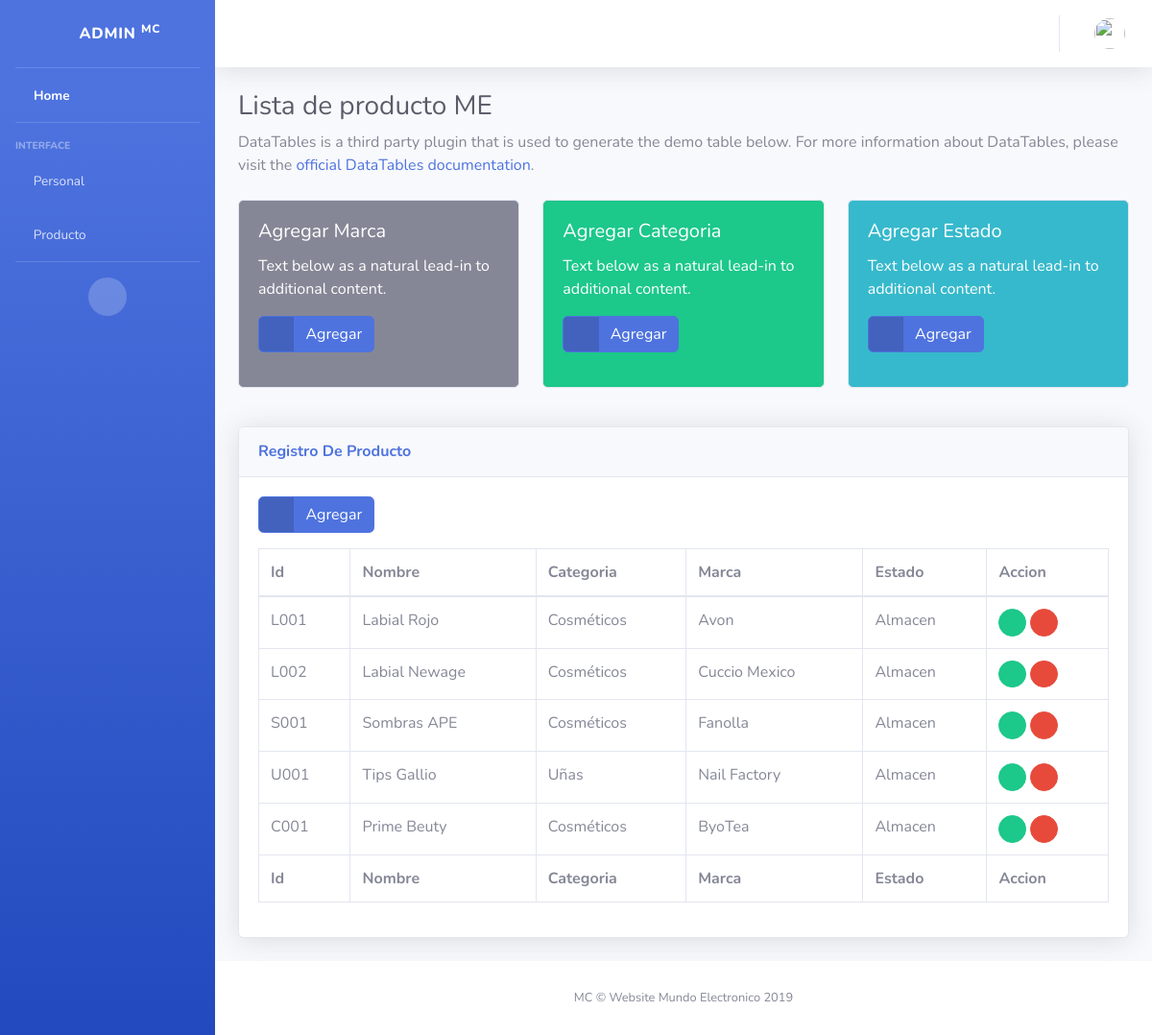
/product/productList, run on the app's committed database.
### apps/product/models.py (models this page shows, shortened)
class Product(models.Model):
    idProduct = models.CharField(max_length=100, primary_key=True, unique=True)
    name = models.CharField(max_length=100, null=True)
    category = models.ForeignKey(Category, on_delete=models.CASCADE, null=True)
    brand = models.ForeignKey(Brand, on_delete=models.CASCADE, null=True)
    state = models.ForeignKey(State, on_delete=models.CASCADE, null=True)
    status = models.BooleanField(default = True)
    picture = models.ImageField(upload_to=product_directory_path, null=True, blank=True)
    price = models.DecimalField(decimal_places=2, max_digits=10, default=0)
    description = models.TextField(blank=True, null=True)
    stock = models.IntegerField(default=1)
    class Meta:
        verbose_name = 'Product'
        verbose_name_plural = 'Product'

class Category(models.Model):
    name = models.CharField(max_length=100, null=True)
    description = models.CharField(max_length=100, null=True)
    class Meta:
        verbose_name = 'Category'
        verbose_name_plural = 'Category'
    def __str__(self):
        return self .name

class Brand(models.Model):
    name = models.CharField(max_length=100, null=True)
    description = models.CharField(max_length=100, null=True)
    class Meta:
        verbose_name = 'Brand'
        verbose_name_plural = 'Brand'
    def __str__(self):
        return self.name

class State(models.Model):
    name = models.CharField(max_length=100, null=True)
    description = models.CharField(max_length=100, null=True)
    class Meta:
        verbose_name = 'State'
        verbose_name_plural = 'State'
    def __str__(self):
        return self.name

### apps/product/views.py (the view)
# urls.py: path('productList', ProductList.as_view(), name='product_list'),
class ProductList(ListView):
    model = Product
    template_name = 'product/product/product_list.html'
    context_object_name = 'product_list'
    queryset = Product.objects.all()

### templates/product/product/product_list.html (shortened to what this page needs)
{% extends 'home/home.html' %}
{% block pageContent %}
    <div class="container-fluid">
        <h1 class="h3 mb-2 text-gray-800">Lista de producto ME</h1>
        <p class="mb-4">DataTables is a third party plugin that is used to generate the demo table below. For more
            information about DataTables, please visit the <a target="_blank" href="https://datatables.net">official
                DataTables documentation</a>.</p>
        <div class="row">
            <div class="col-lg-4 mb-4">
                <div class="card text-white bg-secondary mb-3">
                    <div class="card-body">
                        <h5 class="card-title">Agregar Marca</h5>
                        <p class="card-text">Text below as a natural lead-in to additional content.</p>
                        <a href="{% url 'product:brand_list' %}" class="btn btn-primary btn-icon-split mb-3">
                        <span class="icon text-white-50">
                            <i class="fas fa-plus"></i>
                        </span>
                            <span class="text">Agregar</span>
                        </a>
                    </div>
                </div>
            </div>
            <div class="col-lg-4 mb-4">
                <div class="card text-white bg-success mb-3">
                    <div class="card-body">
                        <h5 class="card-title">Agregar Categoria</h5>
                        <p class="card-text">Text below as a natural lead-in to additional content.</p>
                        <a href="{% url 'product:category_list' %}" class="btn btn-primary btn-icon-split mb-3">
                        <span class="icon text-white-50">
                            <i class="fas fa-plus"></i>
                        </span>
                            <span class="text">Agregar</span>
                        </a>
                    </div>
                </div>
            </div>
            <div class="col-lg-4 mb-4">
                <div class="card text-white bg-info mb-3">
                    <div class="card-body">
                        <h5 class="card-title">Agregar Estado</h5>
                        <p class="card-text">Text below as a natural lead-in to additional content.</p>
                        <a href="{% url 'product:state_list' %}" class="btn btn-primary btn-icon-split mb-3">
                        <span class="icon text-white-50">
                            <i class="fas fa-plus"></i>
                        </span>
                            <span class="text">Agregar</span>
                        </a>
                    </div>
                </div>
            </div>
        </div>
    </div>
    {% block Product %}
        {% if product_list %}
            <div class="container-fluid">
                <div class="card shadow mb-4">
                    <div class="card-header py-3">
                        <h6 class="m-0 font-weight-bold text-primary">Registro De Producto</h6>
                    </div>
                    <div class="card-body">
                        <a href="{% url 'product:product_new' %}" class="btn btn-primary btn-icon-split mb-3">
                        <span class="icon text-white-50">
                            <i class="fas fa-plus"></i>
                        </span>
                            <span class="text">Agregar</span>
                        </a>
                        <div class="table-responsive">
                            <table class="table table-bordered table-hover" id="dataTable" width="100%" cellspacing="0">
                                <thead>
                                <tr>
                                    <th>Id</th>
                                    <th>Nombre</th>
                                    <th>Categoria</th>
                                    <th>Marca</th>
                                    <th>Estado</th>
                                    <th>Accion</th>
                                </tr>
                                </thead>
                                <tfoot>
                                <tr>
                                    <th>Id</th>
                                    <th>Nombre</th>
                                    <th>Categoria</th>
                                    <th>Marca</th>
                                    <th>Estado</th>
                                    <th>Accion</th>
                                </tr>
                                </tfoot>
                                <tbody>
                                {% for product in product_list %}
                                    <tr>
                                        <td>{{ product.idProduct }}</td>
                                        <td>{{ product.name }}</td>
                                        <td>{{ product.category }}</td>
                                        <td>{{ product.brand }}</td>
                                        <td>{{ product.state }}</td>
                                        <td>
                                            <a href="{% url 'product:product_update' product.idProduct %}"
                                               class="btn btn-success btn-circle btn-sm">
                                                <i class="fas fa-edit"></i>
                                            </a>
                                            <a href="{% url 'product:product_delete' product.idProduct %}"
                                               class="btn btn-danger btn-circle btn-sm">
                                                <i class="fas fa-trash"></i>
                                            </a>
                                        </td>
                                    </tr>
                                {% endfor %}
                                </tbody>
                            </table>
                        </div>
                    </div>
                </div>
            </div>
        {% endif %}
    {% endblock %}
{% endblock %}

### data on the page
Product: idProduct "L001", name "Labial Rojo", category "Cosméticos", brand "Avon", state "Almacen"
Product: idProduct "L002", name "Labial Newage", category "Cosméticos", brand "Cuccio Mexico", state "Almacen"
Product: idProduct "S001", name "Sombras APE", category "Cosméticos", brand "Fanolla", state "Almacen"
Product: idProduct "U001", name "Tips Gallio", category "Uñas", brand "Nail Factory", state "Almacen"
Product: idProduct "C001", name "Prime Beuty", category "Cosméticos", brand "ByoTea", state "Almacen"
